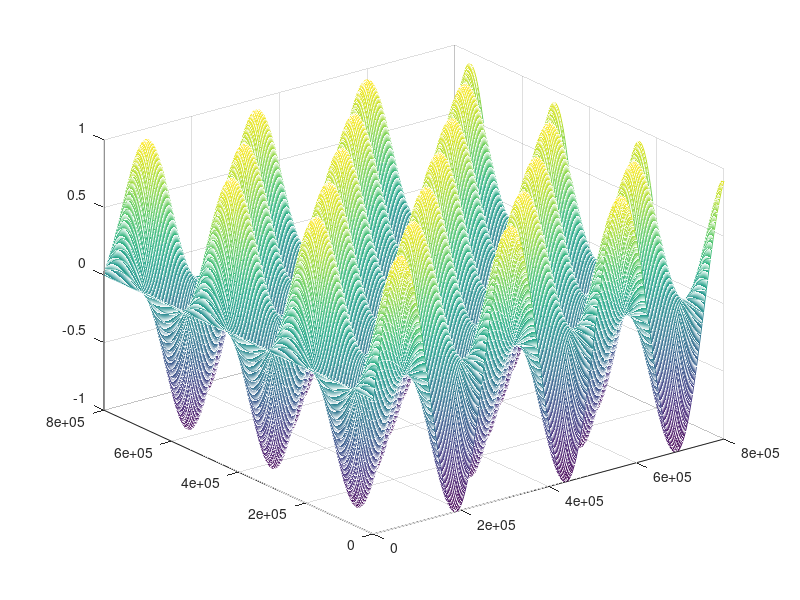
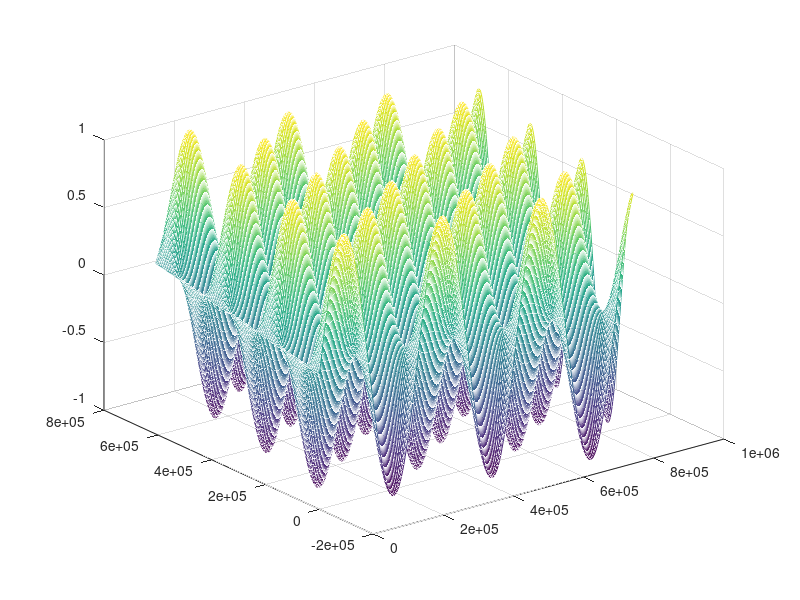

The MATLAB script that drew these images, in order:
%Create the meshgrid
Xinit = 0:3125:800000;
Yinit = 0:3125:800000;
[Xq,Yq] = meshgrid(Xinit,Yinit);
Z = sin(Xq/40000) .* cos(Yq/40000);                     % ‘Z’ To Provide A Surface

figure
mesh(Xq,Yq,Z)                                           % Original
grid on

XY = [Xq(:) Yq(:)];                                     % Create Matrix Of Vectors
theta=-10; %TO ROTATE CLOCKWISE BY X DEGREES
R=[cosd(theta) -sind(theta); sind(theta) cosd(theta)]; %CREATE THE MATRIX
rotXY=XY*R'; %MULTIPLY VECTORS BY THE ROT MATRIX 
XY
Xqr = reshape(rotXY(:,1), size(Xq,1), []);
Yqr = reshape(rotXY(:,2), size(Yq,1), []);
%SHIFTING
Xqrs = Xqr+175.5362;
Yqrs = Yqr+175.5362;

figure
mesh(Xqrs, Yqrs, Z)                                     % Rotated & Shifted
grid on